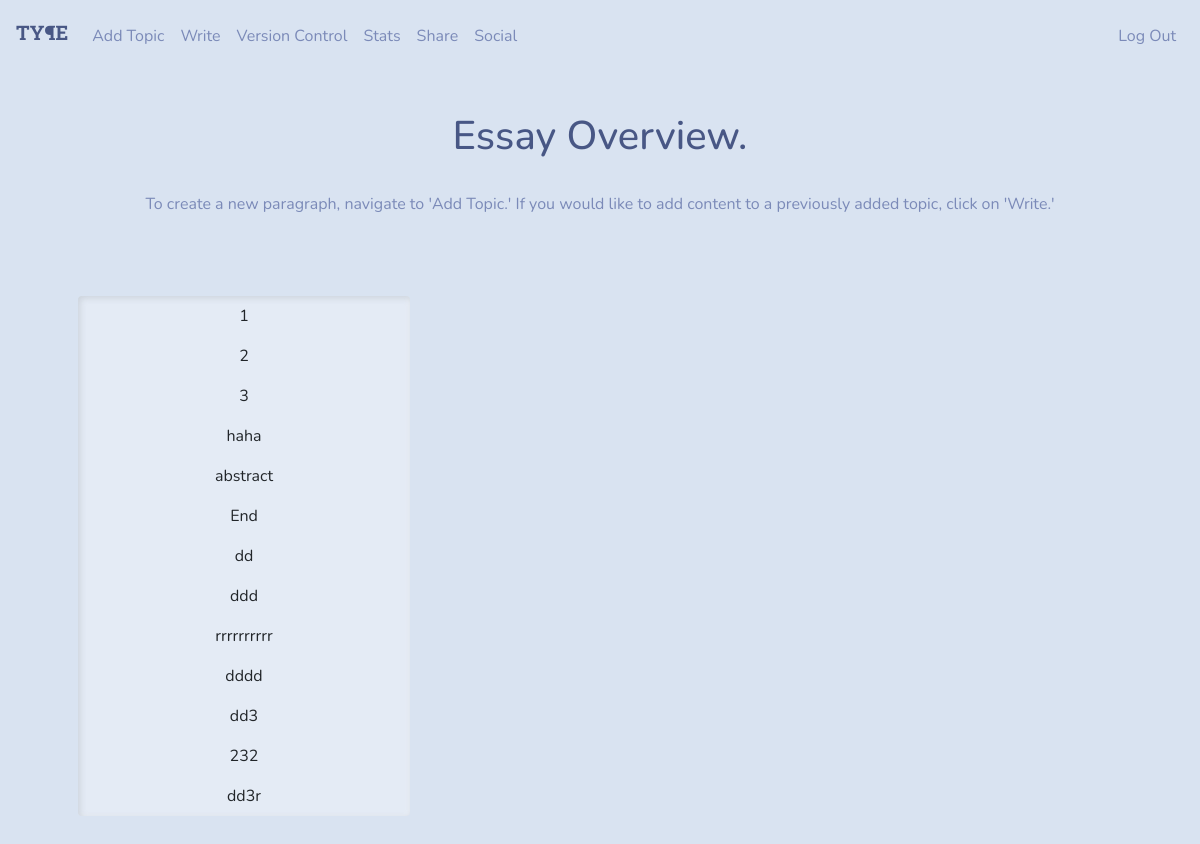
The page / (signed in) on the database its author committed.
### tables this page shows
CREATE TABLE 'paragraphs' ('id' integer PRIMARY KEY AUTOINCREMENT NOT NULL, 'user' integer, 'topic' text, 'content' text);

### application.py (the view)
@app.route("/")
@login_required
def index():
    paragraphs = db.execute("SELECT id, topic, content FROM paragraphs WHERE user=? ORDER BY id", session["user_id"])
    return render_template("index.html", paragraphs=paragraphs)

### application.py (called while the page is built)
@app.after_request
def after_request(response):
    response.headers["Cache-Control"] = "no-cache, no-store, must-revalidate"
    response.headers["Expires"] = 0
    response.headers["Pragma"] = "no-cache"
    return response

### helpers.py (called while the page is built)
def login_required(f):
    @wraps(f)
    def decorated_function(*args, **kwargs):
        if session.get("user_id") is None:
            return redirect("/login")
        return f(*args, **kwargs)
    return decorated_function

### templates/index.html (shortened to what this page needs)
{% extends "layout.html" %}
{% block main %}
<h1 class="text-center">Essay Overview.</h1>
<br>
<p class='text-center'>To create a new paragraph, navigate to 'Add Topic.' If you would like to add content to a previously added topic, click on 'Write.'</p>
<br>
<br>
<div class="row">
  <div class="col-4">
    <div class="list-group" id="list-tab" role="tablist">
      {% for paragraph in paragraphs %}
        <a class="list-group-item list-group-item-action" data-toggle="list" href="#list-{{ paragraph.id }}" role="tab" >{{ paragraph.topic }}</a>
      {% endfor %}
    </div>
  </div>
  <div class="col-8">
  </div>
</div>
{% endblock %}

### rows shown on the page
paragraphs: topic "1"
paragraphs: topic "2"
paragraphs: topic "3"
paragraphs: topic "haha"
paragraphs: topic "abstract"
paragraphs: topic "End"
paragraphs: topic "dd"
paragraphs: topic "ddd"
paragraphs: topic "rrrrrrrrrr"
paragraphs: topic "dddd"
paragraphs: topic "dd3"
paragraphs: topic "232"
paragraphs: topic "dd3r"
